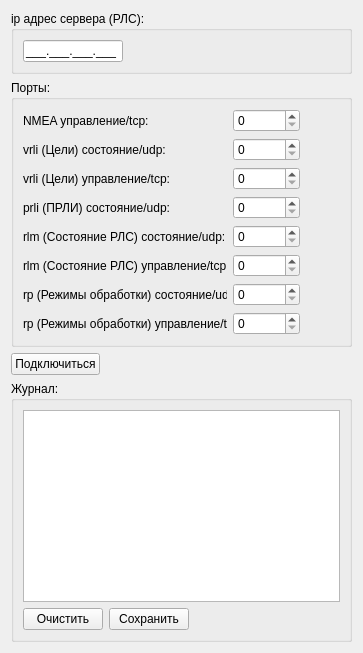
      <widget class="QWidget" name="ConTab">
       <attribute name="title">
        <string>Соединение</string>
       </attribute>
       <layout class="QVBoxLayout" name="verticalLayout_9">
        <item>
         <widget class="QGroupBox" name="connectionIpGroupBox">
          <property name="title">
           <string>ip адрес сервера (РЛС):</string>
          </property>
          <layout class="QVBoxLayout" name="verticalLayout_8">
           <item>
            <widget class="QLineEdit" name="serverIp">
             <property name="maximumSize">
              <size>
               <width>100</width>
               <height>16777215</height>
              </size>
             </property>
             <property name="inputMask">
              <string>000.000.000.000;_</string>
             </property>
            </widget>
           </item>
          </layout>
         </widget>
        </item>
        <item>
         <widget class="QGroupBox" name="portsGroupBox">
          <property name="title">
           <string>Порты:</string>
          </property>
          <layout class="QVBoxLayout" name="verticalLayout_5">
           <item>
            <layout class="QHBoxLayout" name="nmeaLayout">
             <item>
              <widget class="QLabel" name="nmeaCtrlLabel">
               <property name="minimumSize">
                <size>
                 <width>204</width>
                 <height>0</height>
                </size>
               </property>
               <property name="maximumSize">
                <size>
                 <width>204</width>
                 <height>16777215</height>
                </size>
               </property>
               <property name="text">
                <string>NMEA управление/tcp:</string>
               </property>
              </widget>
             </item>
             <item>
              <widget class="QSpinBox" name="nmeaCtrlPort">
               <property name="maximum">
                <number>100000</number>
               </property>
              </widget>
             </item>
             <item>
              <spacer name="nmeaSpacer">
               <property name="orientation">
                <enum>Qt::Horizontal</enum>
               </property>
               <property name="sizeHint" stdset="0">
                <size>
                 <width>40</width>
                 <height>20</height>
                </size>
               </property>
              </spacer>
             </item>
            </layout>
           </item>
           <item>
            <layout class="QHBoxLayout" name="vrliStateLayout">
             <item>
              <widget class="QLabel" name="vrliStateLabel">
               <property name="minimumSize">
                <size>
                 <width>204</width>
                 <height>0</height>
                </size>
               </property>
               <property name="maximumSize">
                <size>
                 <width>204</width>
                 <height>16777215</height>
                </size>
               </property>
               <property name="text">
                <string>vrli (Цели) состояние/udp:</string>
               </property>
              </widget>
             </item>
             <item>
              <widget class="QSpinBox" name="vrliStatePort">
               <property name="maximum">
                <number>100000</number>
               </property>
              </widget>
             </item>
             <item>
              <spacer name="vrliStateSpacer">
               <property name="orientation">
                <enum>Qt::Horizontal</enum>
               </property>
               <property name="sizeHint" stdset="0">
                <size>
                 <width>40</width>
                 <height>20</height>
                </size>
               </property>
              </spacer>
             </item>
            </layout>
           </item>
           <item>
            <layout class="QHBoxLayout" name="vrliCtrlLayout">
             <item>
              <widget class="QLabel" name="vrliCtrlLabel">
               <property name="minimumSize">
                <size>
                 <width>204</width>
                 <height>0</height>
                </size>
               </property>
               <property name="maximumSize">
                <size>
                 <width>204</width>
                 <height>16777215</height>
                </size>
               </property>
               <property name="text">
                <string>vrli (Цели) управление/tcp:</string>
               </property>
              </widget>
             </item>
             <item>
              <widget class="QSpinBox" name="vrliCtrlPort">
               <property name="maximum">
                <number>100000</number>
               </property>
              </widget>
             </item>
             <item>
              <spacer name="vrliCtrlSpacer">
               <property name="orientation">
                <enum>Qt::Horizontal</enum>
               </property>
               <property name="sizeHint" stdset="0">
                <size>
                 <width>40</width>
                 <height>20</height>
                </size>
               </property>
              </spacer>
             </item>
            </layout>
           </item>
           <item>
            <layout class="QHBoxLayout" name="prliStateLayout">
             <item>
              <widget class="QLabel" name="prliStateLabel">
               <property name="minimumSize">
                <size>
                 <width>204</width>
                 <height>0</height>
                </size>
               </property>
               <property name="maximumSize">
                <size>
                 <width>204</width>
                 <height>16777215</height>
                </size>
               </property>
               <property name="text">
                <string>prli (ПРЛИ) состояние/udp:</string>
               </property>
              </widget>
             </item>
             <item>
              <widget class="QSpinBox" name="prliStatePort">
               <property name="maximum">
                <number>100000</number>
               </property>
              </widget>
             </item>
             <item>
              <spacer name="prliStateSpacer">
               <property name="orientation">
                <enum>Qt::Horizontal</enum>
               </property>
               <property name="sizeHint" stdset="0">
                <size>
                 <width>40</width>
                 <height>20</height>
                </size>
               </property>
              </spacer>
             </item>
            </layout>
           </item>
           <item>
            <layout class="QHBoxLayout" name="rlmStateLayout">
             <item>
              <widget class="QLabel" name="rlmStateLabel">
               <property name="minimumSize">
                <size>
                 <width>204</width>
                 <height>0</height>
                </size>
               </property>
               <property name="maximumSize">
                <size>
                 <width>204</width>
                 <height>16777215</height>
                </size>
               </property>
               <property name="text">
                <string>rlm (Состояние РЛС) состояние/udp:</string>
               </property>
              </widget>
             </item>
             <item>
              <widget class="QSpinBox" name="rlmStatePort">
               <property name="maximum">
                <number>100000</number>
               </property>
              </widget>
             </item>
             <item>
              <spacer name="rlmStateSpacer">
               <property name="orientation">
                <enum>Qt::Horizontal</enum>
               </property>
               <property name="sizeHint" stdset="0">
                <size>
                 <width>40</width>
                 <height>20</height>
                </size>
               </property>
              </spacer>
             </item>
            </layout>
           </item>
           <item>
            <layout class="QHBoxLayout" name="rlmCtrlLayout">
             <item>
              <widget class="QLabel" name="rlmCtrlLabel">
               <property name="minimumSize">
                <size>
                 <width>204</width>
                 <height>0</height>
                </size>
               </property>
               <property name="maximumSize">
                <size>
                 <width>204</width>
                 <height>16777215</height>
                </size>
               </property>
               <property name="text">
                <string>rlm (Состояние РЛС) управление/tcp:</string>
               </property>
              </widget>
             </item>
             <item>
              <widget class="QSpinBox" name="rlmCtrlPort">
               <property name="maximum">
                <number>100000</number>
               </property>
              </widget>
             </item>
             <item>
              <spacer name="rlmCtrlSpacer">
               <property name="orientation">
                <enum>Qt::Horizontal</enum>
               </property>
               <property name="sizeHint" stdset="0">
                <size>
                 <width>40</width>
                 <height>20</height>
                </size>
               </property>
              </spacer>
             </item>
            </layout>
           </item>
           <item>
            <layout class="QHBoxLayout" name="rpStateLayout">
             <item>
              <widget class="QLabel" name="rpStateLabel">
               <property name="minimumSize">
                <size>
                 <width>204</width>
                 <height>0</height>
                </size>
               </property>
               <property name="maximumSize">
                <size>
                 <width>204</width>
                 <height>16777215</height>
                </size>
               </property>
               <property name="text">
                <string>rp (Режимы обработки) состояние/udp:</string>
               </property>
              </widget>
             </item>
             <item>
              <widget class="QSpinBox" name="rpStatePort">
               <property name="maximum">
                <number>100000</number>
               </property>
              </widget>
             </item>
             <item>
              <spacer name="rpStateSpacer">
               <property name="orientation">
                <enum>Qt::Horizontal</enum>
               </property>
               <property name="sizeHint" stdset="0">
                <size>
                 <width>40</width>
                 <height>20</height>
                </size>
               </property>
              </spacer>
             </item>
            </layout>
           </item>
           <item>
            <layout class="QHBoxLayout" name="rpCtrlLayout">
             <item>
              <widget class="QLabel" name="rpCtrlLabel">
               <property name="minimumSize">
                <size>
                 <width>204</width>
                 <height>0</height>
                </size>
               </property>
               <property name="maximumSize">
                <size>
                 <width>204</width>
                 <height>16777215</height>
                </size>
               </property>
               <property name="text">
                <string>rp (Режимы обработки) управление/tcp:</string>
               </property>
              </widget>
             </item>
             <item>
              <widget class="QSpinBox" name="rpCtrlPort">
               <property name="maximum">
                <number>100000</number>
               </property>
              </widget>
             </item>
             <item>
              <spacer name="rpCtrlSpacer">
               <property name="orientation">
                <enum>Qt::Horizontal</enum>
               </property>
               <property name="sizeHint" stdset="0">
                <size>
                 <width>40</width>
                 <height>20</height>
                </size>
               </property>
              </spacer>
             </item>
            </layout>
           </item>
          </layout>
         </widget>
        </item>
        <item>
         <layout class="QHBoxLayout" name="conCtrlLayout">
          <item>
           <widget class="QPushButton" name="connectBtn">
            <property name="text">
             <string>Подключиться</string>
            </property>
           </widget>
          </item>
          <item>
           <spacer name="conCtrlSpacer">
            <property name="orientation">
             <enum>Qt::Horizontal</enum>
            </property>
            <property name="sizeHint" stdset="0">
             <size>
              <width>40</width>
              <height>20</height>
             </size>
            </property>
           </spacer>
          </item>
         </layout>
        </item>
        <item>
         <widget class="QGroupBox" name="conLogGroupBox">
          <property name="title">
           <string>Журнал:</string>
          </property>
          <layout class="QVBoxLayout" name="verticalLayout_10">
           <item>
            <widget class="QTextEdit" name="conLog"/>
           </item>
           <item>
            <layout class="QHBoxLayout" name="conLogLayout">
             <item>
              <widget class="QPushButton" name="conLogClearBtn">
               <property name="text">
                <string>Очистить</string>
               </property>
              </widget>
             </item>
             <item>
              <widget class="QPushButton" name="conLogSaveBtn">
               <property name="text">
                <string>Сохранить</string>
               </property>
              </widget>
             </item>
             <item>
              <spacer name="conLogSpacer">
               <property name="orientation">
                <enum>Qt::Horizontal</enum>
               </property>
               <property name="sizeHint" stdset="0">
                <size>
                 <width>40</width>
                 <height>20</height>
                </size>
               </property>
              </spacer>
             </item>
            </layout>
           </item>
          </layout>
         </widget>
        </item>
       </layout>
      </widget>
